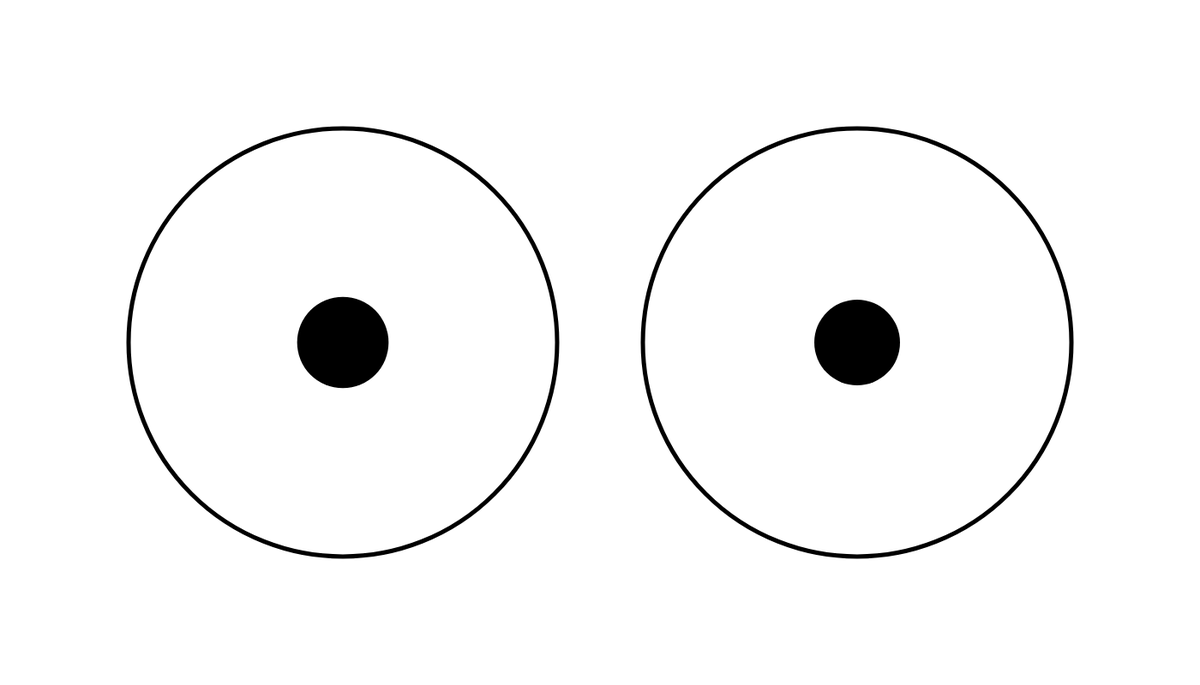
Frame 1 (no input)
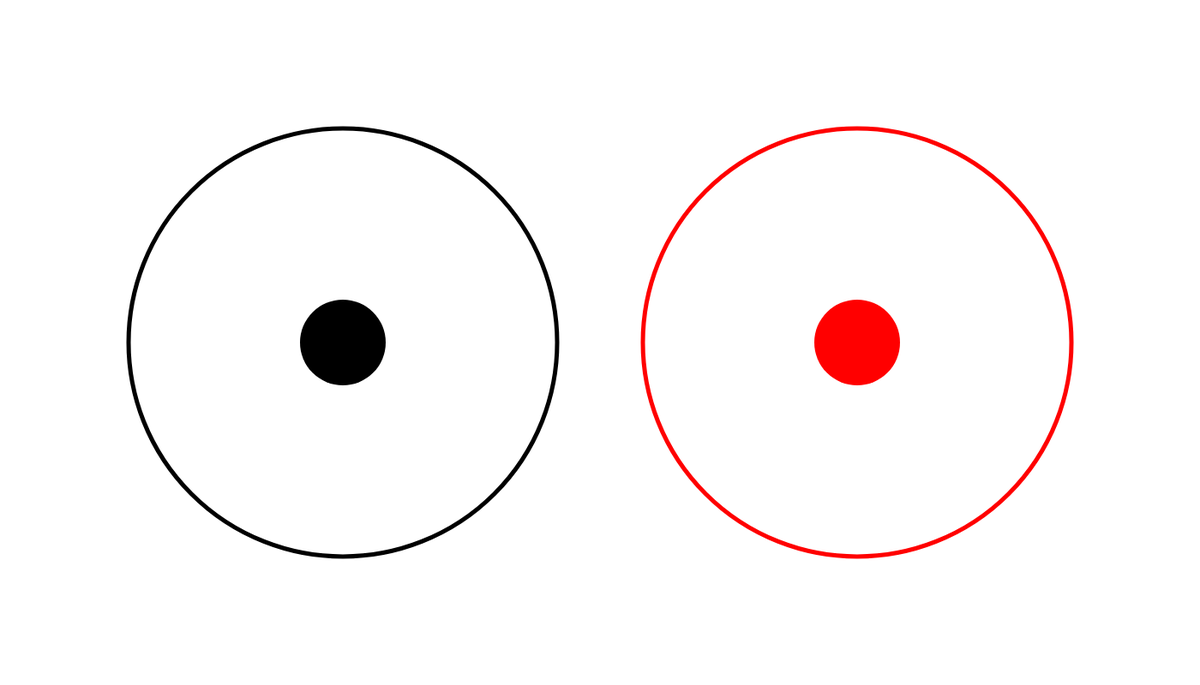
Frame 60 (no input)
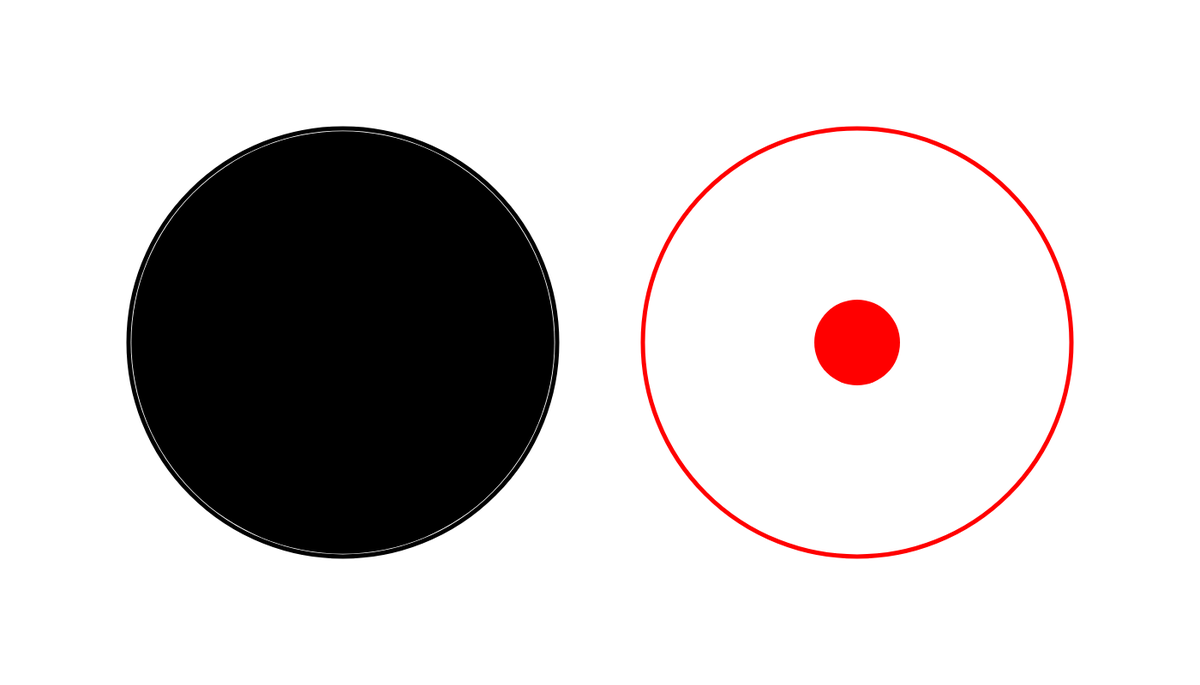
Frame 120 (the mouse pressed at the canvas centre since frame 60)

The p5.js sketch that drew these frames (run headless with seeded random() and noise() and a simulated clock; from frame 60 on, the mouse is pressed at the canvas centre):

// p5.js sketch
// ── sketch.js
let circle1Diameter = 500;
let circle1Border = 5;
let circle2Diameter = 100;

let scaleSize = 100;
let updatedSize = 100;
let r = 0;
let g = 0;
let b = 0;

let isInsideCircle = false;

function setup() {
  createCanvas(1400, 800);
}

function draw() {
  background(255);
  
  // Zeichne Kreis 1 ohne Füllung und mit Border
  noFill();
  stroke(r, g, b);
  strokeWeight(circle1Border);
  ellipse(1000, height / 2, circle1Diameter, circle1Diameter);
  
  // Zeichne Kreis 2 mit schwarzer Füllung
  fill(r, g, b);
  noStroke();
  ellipse(1000, height / 2, circle2Diameter, circle2Diameter);
  
  // animierter Kreis
  noFill();
  stroke(0);
  strokeWeight(5);
  ellipse(400, height / 2, 500);

  scaleSize += (500 - updatedSize) / 60;
  if (scaleSize > 500) {
    scaleSize = updatedSize;
    updatedSize = scaleSize + (500 - 100) / 60;
  }

  fill(0);
  noStroke();
  ellipse(400, height / 2, scaleSize);
  
  if (circle2Diameter > updatedSize) {
    r = 0;
    g = 255;
    b = 0;
  } else {
    r = 255;
    g = 0;
    b = 0;
  }
  
  if (circle2Diameter >= 500) {
    textSize(60);
    text("Du hast gewonnen!", width / 2 - 250, 750);
  } else if (updatedSize > 500) {
    fill(0);
    strokeWeight(0);
    textSize(60);
    text("Loser!", width / 2 - 80, 700);
    scaleSize = 500;
  }
  
  let distance = dist(mouseX, mouseY, 1000, height / 2);
  if (distance <= circle2Diameter / 2) {
    isInsideCircle = true;
  } else {
    isInsideCircle = false;
  }
  
  if (isInsideCircle) {
    cursor(HAND);
  } else {
    cursor(ARROW);
  }
}

function mouseClicked() {
  // Vergrößere Kreis 2, wenn die Maus geklickt wird
  circle2Diameter += 1.3;
  
  // Überprüfe, ob Kreis 2 den Durchmesser von 500px erreicht hat
  if (circle2Diameter > 500) {
    // Setze den Durchmesser von Kreis 2 wieder auf 100px zurück
    circle2Diameter = 500;
  }
}

function resetGame() {
  circle2Diameter = 100;
  updatedSize = 100;
  r = 0;
  g = 0;
  b = 0;
}

// ── style.css
html, body {
  height: 100%;
}
body {
  margin: 0;
  display: flex;
  justify-content: center;
  align-items: center;
  background-color: #ffffff;
}
